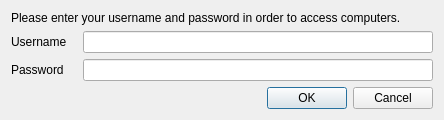
<?xml version="1.0" encoding="UTF-8"?>
<ui version="4.0">
 <class>PasswordDialog</class>
 <widget class="QDialog" name="PasswordDialog">
  <property name="windowTitle">
   <string>EduMonitor Logon</string>
  </property>
  <property name="windowIcon">
   <iconset resource="../resources/core.qrc">
    <normaloff>:/core/application-x-pem-key.png</normaloff>:/core/application-x-pem-key.png</iconset>
  </property>
  <layout class="QVBoxLayout" name="verticalLayout">
   <item>
    <widget class="QLabel" name="label">
     <property name="text">
      <string>Please enter your username and password in order to access computers.</string>
     </property>
     <property name="wordWrap">
      <bool>true</bool>
     </property>
    </widget>
   </item>
   <item>
    <layout class="QGridLayout" name="gridLayout">
     <property name="horizontalSpacing">
      <number>16</number>
     </property>
     <item row="0" column="0">
      <widget class="QLabel" name="label_2">
       <property name="text">
        <string>Username</string>
       </property>
      </widget>
     </item>
     <item row="0" column="1">
      <widget class="QLineEdit" name="username">
       <property name="minimumSize">
        <size>
         <width>350</width>
         <height>0</height>
        </size>
       </property>
      </widget>
     </item>
     <item row="1" column="0">
      <widget class="QLabel" name="label_3">
       <property name="text">
        <string>Password</string>
       </property>
      </widget>
     </item>
     <item row="1" column="1">
      <widget class="QLineEdit" name="password">
       <property name="echoMode">
        <enum>QLineEdit::Password</enum>
       </property>
      </widget>
     </item>
    </layout>
   </item>
   <item>
    <widget class="QDialogButtonBox" name="buttonBox">
     <property name="standardButtons">
      <set>QDialogButtonBox::Cancel|QDialogButtonBox::Ok</set>
     </property>
    </widget>
   </item>
  </layout>
 </widget>
 <resources>
  <include location="../resources/core.qrc"/>
 </resources>
 <connections>
  <connection>
   <sender>buttonBox</sender>
   <signal>accepted()</signal>
   <receiver>PasswordDialog</receiver>
   <slot>accept()</slot>
   <hints>
    <hint type="sourcelabel">
     <x>206</x>
     <y>137</y>
    </hint>
    <hint type="destinationlabel">
     <x>169</x>
     <y>79</y>
    </hint>
   </hints>
  </connection>
  <connection>
   <sender>buttonBox</sender>
   <signal>rejected()</signal>
   <receiver>PasswordDialog</receiver>
   <slot>reject()</slot>
   <hints>
    <hint type="sourcelabel">
     <x>206</x>
     <y>137</y>
    </hint>
    <hint type="destinationlabel">
     <x>169</x>
     <y>79</y>
    </hint>
   </hints>
  </connection>
  <connection>
   <sender>password</sender>
   <signal>textChanged(QString)</signal>
   <receiver>PasswordDialog</receiver>
   <slot>updateOkButton()</slot>
   <hints>
    <hint type="sourcelabel">
     <x>204</x>
     <y>107</y>
    </hint>
    <hint type="destinationlabel">
     <x>169</x>
     <y>78</y>
    </hint>
   </hints>
  </connection>
  <connection>
   <sender>username</sender>
   <signal>textChanged(QString)</signal>
   <receiver>PasswordDialog</receiver>
   <slot>updateOkButton()</slot>
   <hints>
    <hint type="sourcelabel">
     <x>204</x>
     <y>76</y>
    </hint>
    <hint type="destinationlabel">
     <x>169</x>
     <y>78</y>
    </hint>
   </hints>
  </connection>
 </connections>
 <slots>
  <slot>updateOkButton()</slot>
 </slots>
</ui>
